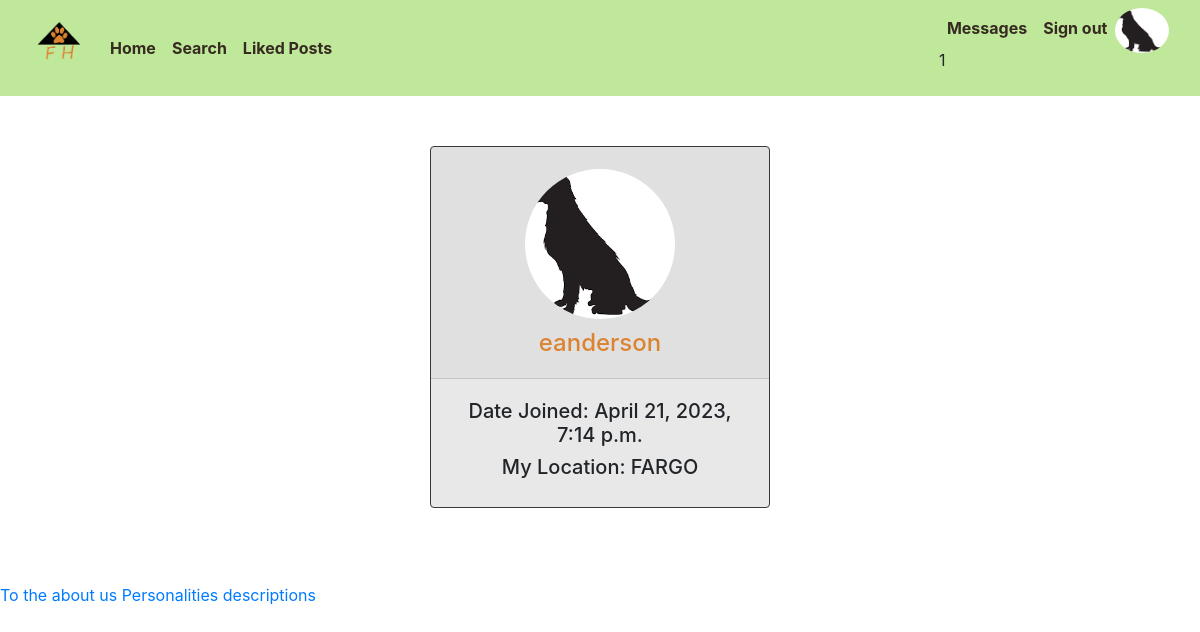
Page /6 (signed in) on the earlier database version.
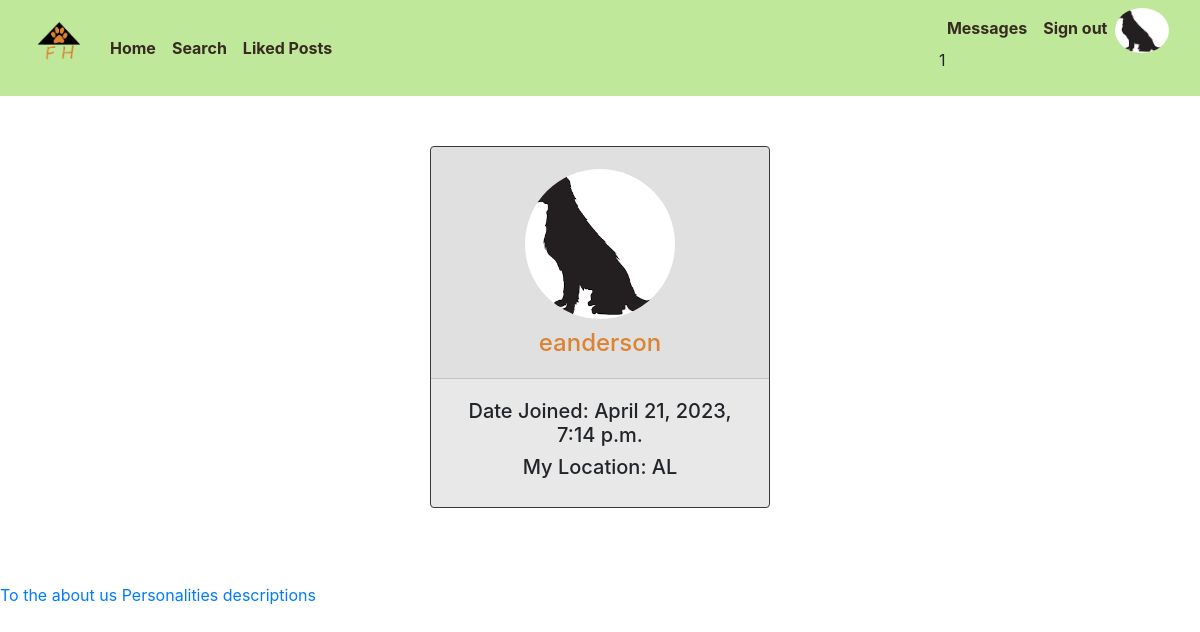
Same page on the later database version.
### profile_app/models.py (models this page shows, shortened)
class Profile(AbstractBaseUser):
    userID = models.AutoField(primary_key=True)
    email = models.EmailField(verbose_name="email", unique=True, max_length = 60)
    username = models.CharField(max_length=50, unique=True)
    date_joined = models.DateTimeField(verbose_name = " Date Joined", auto_now_add=True)
    last_login = models.DateTimeField(verbose_name="Last Login", auto_now=True)
    is_admin = models.BooleanField(default=False)
    is_active = models.BooleanField(default=True)
    is_staff = models.BooleanField(default=False)
    is_superuser = models.BooleanField(default=False)
    first_name = models.CharField(max_length=50, blank=True)
    password = models.CharField(max_length=500)
    profile_picture = models.ImageField(max_length=255, upload_to=get_profile_image_filepath, null=True, blank=True, default="static/profile_app/default_pfp.png")
    location = models.CharField(max_length=30, choices=LOCATION_CHOICES, default="FARGO")
    liked_posts = models.ManyToManyField('pet_post_app.Post', blank=True)
    objects = MyAccountManager()
    USERNAME_FIELD = 'email'
    REQUIRED_FIELDS = ['username']

### profile_app/views.py (the view)
# urls.py: path('<int:userID>', views.profile, name='userprofile'),
def profile(request, *args, **kwargs):
    userID = kwargs.get('userID')
    profile_dict = {}
    try:
        profile = Profile.objects.get(pk=userID)
    except:
        return HttpResponse('That user doesn\'t exist.')
    if profile:
        profile_dict['userID'] = profile.userID
        profile_dict['username'] = profile.username
        profile_dict['email'] = profile.email
        profile_dict['profile_picture'] = profile.profile_picture.url
        profile_dict['posts'] = Post.objects.order_by('id')
    is_self = True
    user = request.user
    if user.is_authenticated and user != profile:
        is_self = False
    elif not user.is_authenticated:
        is_self = False
    profile_dict['is_self'] = is_self
    return render(request, 'profile_app/userprofile.html', context=profile_dict)

### profile_app/templates/profile_app/userprofile.html (shortened to what this page needs)
<!DOCTYPE html>
<html lang="en">
  {%extends 'base_page.html'%} {% block content %}
  <head>
    {% load static %}
    <link
      rel="stylesheet"
      href="{% static 'profile_app/css/user_profile_styles.css' %}"
    />
  </head>
  <body>
    <div class="container container-fluid">
      <div class="row justify-content-center">
        <div class="card border-dark w-75 pfp-card">
          <div class="card-header">
            <center>
              <img
                class="pfp"
                src="{{request.user.profile_picture.url}}"
                alt="{{request.user.username}}'s profile picture"
              />
            </center>
            <h4><center>{{request.user.username}}</center></h4>
          </div>
          <center>
            <div class="card-body body-bg">
              <h5>Date Joined: {{request.user.date_joined}}</h5>
              <h5>My Location: {{request.user.location}}</h5>
            </div>
          </center>
        </div>
      </div>
    </div>
    </div>
    {% endblock content %}

### templates/base_page.html (shortened to what this page needs)
<!DOCTYPE html>
{% load static %}
<html lang="en">
  <head>
    <link rel="stylesheet" href="{% static 'profile_app/css/nav.css'%}" />
    <link rel="stylesheet" href="{% static 'profile_app/css/styles.css'%}" />
    <link
      rel="stylesheet"
      href="https://cdn.jsdelivr.net/npm/bootstrap@4.3.1/dist/css/bootstrap.min.css"
    />
  </head>
  <body>
    <nav class="navbar navbar-expand-lg">
      <div class="container-fluid">
        <div class="collapse navbar-collapse" id="navbarSupportedContent">
          <a class="navbar-brand mt-2 mt-lg-0" href="#">
            <img
              src="{% static 'profile_app/logo.png'%}"
              height="55"
              alt="FureverHome Logo"
              loading="lazy"
            />
          </a>
          <ul class="navbar-nav me-auto mb-2 mb-lg-0">
            <li class="nav-item">
              <a class="nav-link" href="{% url 'index' %}">Home</a>
            </li>
            <li class="nav-item">
              <a class="nav-link" href="{% url 'search' %}">Search</a>
            </li>
            <li class="nav-item">
              <a class="nav-link" href="{% url 'liked_posts' %}">Liked Posts</a>
            </li>
          </ul>
        </div>
        {% if request.user.is_authenticated %}
        <ul class="navbar-nav me-auto mb-2 mb-lg-0">
          {%if user.userID > request.user.userID %}
          <li class="nav-item">
            <div class="notification">
              <a
                class="nav-link"
                id="notification-read"
                href="{% url 'messages' id1=user.userID id2=request.user.userID %}"
                >Messages</a
              >
              <p id="count_badge">1</p>
            </div>
          </li>
          {% else %}
          <li class="nav-item">
            <div class="notification">
              <a
                class="nav-link"
                id="notification-read"
                href="{% url 'messages' id1=request.user.userID id2=user.userID%}"
                >Messages</a
              >
              <p id="notification-read ">1</p>
            </div>
          </li>
          {% endif %}
          <li class="nav-item">
            <a class="nav-link" href="{% url 'sign_out' %}"> Sign out</a>
          </li>
          <li>
            <a href="{% url 'userprofile' userID=user.userID%}"
              ><img
                src="{{request.user.profile_picture.url}}"
                class="rounded-circle"
                height="45"
                alt="Profile Picture"
                loading="lazy"
            /></a>
          </li>
        </ul>
        {% endif %}
      </div>
    </nav>
    <div class="main">{% block content %} {% endblock content %}</div>
    <footer>
      <a href="{% url 'about_us' %}"> To the about us </a>
      <a href="{% url 'personalities' %}"> Personalities descriptions </a>
    </footer>
  </body>
</html>

Differences in the rows shown:
changed Profile "eanderson": user.location "FARGO" → "AL"
